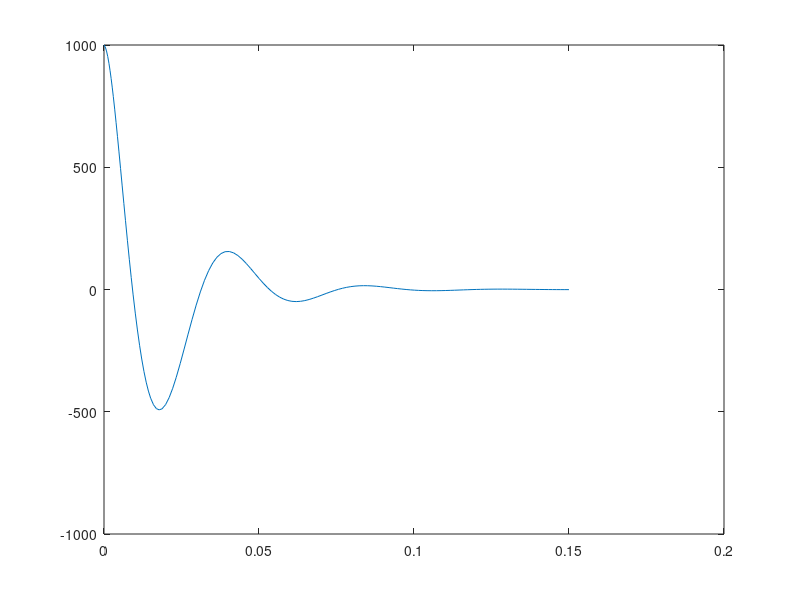

Write the MATLAB code that produced this figure.
function HW4_test
    J_i = 0.1;
    L = 1;
    K = 100;
    J_m = 0.043;
    B_m = 20;
    d_m = 0.486;
    d_p = 1;
    A = 0.5;
    K_pl = 0.0006;
    wp = 180;
    Tl = 0;
    K_ml = 0.0004;
    B_i = 50;
    C_f = 0.0001;
    
    P0 = 1000;
    
    xV0 = [0;0;0;P0];
    tspan = [0 0.15];
    [tV,xV] = ode45(@(tV,xV) odefun(tV,xV,J_i,L,K,J_m,B_m,d_m,d_p,A,K_pl,wp,Tl,K_ml,B_i,C_f),tspan,xV0);
    
    plot(tV,xV(:,4))
    %legend('wm','phi')
    
end

    function xVdot = odefun(tV,xV,J_i,L,K,J_m,B_m,d_m,d_p,A,K_pl,wp,Tl,K_ml,B_i,C_f)
        xVdot = [xV(2);
            1/J_i*(-L*cos(xV(1))*(K*L*sin(xV(1))+A*xV(4))-B_i*xV(2));
            1/J_m*(d_m*xV(4)-B_m*xV(3)+Tl);
            1/C_f*(-d_m*xV(3)+wp*d_p*xV(1)-xV(4)*(K_pl+K_ml));];
        return
    end